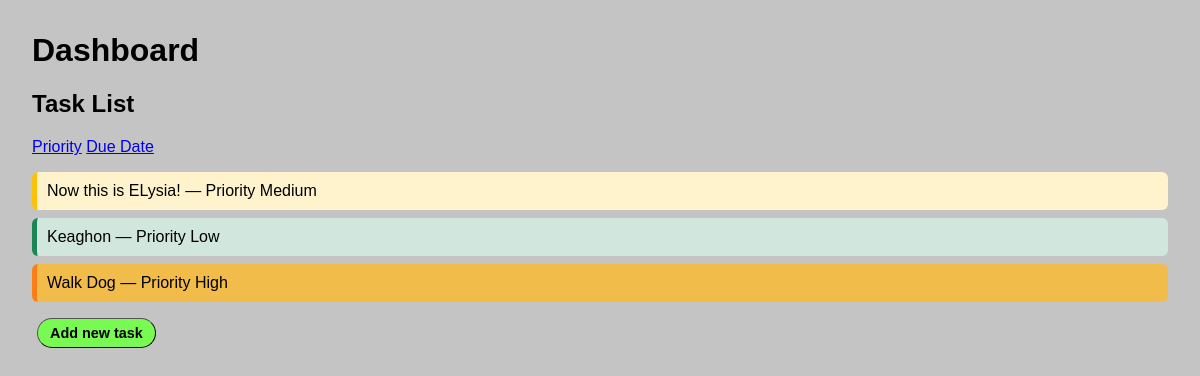
Screenshot of /?sort=due_date with the database file from the repository.
### entities/models.py (models this page shows, shortened)
class Task(models.Model):
    PRIORITY_LOW = 1
    PRIORITY_MEDIUM = 2
    PRIORITY_HIGH = 3
    PRIORITY_CRITICAL = 4
    PRIORITY_CHOICES = [
    (PRIORITY_LOW, 'Low'),
    (PRIORITY_MEDIUM, 'Medium'),
    (PRIORITY_HIGH, 'High'),
    (PRIORITY_CRITICAL, 'Critical'),
]
    title = models.CharField(max_length=200)
    description = models.TextField(blank=True)
    priority = models.PositiveSmallIntegerField(choices=PRIORITY_CHOICES, default=PRIORITY_MEDIUM, )
    due_date = models.DateTimeField(default=None)
    completed = models.BooleanField(default=False)
    class Meta:
        ordering = ['due_date', '-priority']  # default ordering; you can override in views
        indexes = [
            models.Index(fields=['due_date']),
        ]

### todoApp/views.py (the view)
# urls.py: path('', showDashboard, name='showDashboard'),
def showDashboard(request):
    if 'sort' in request.GET:
        sort = request.GET.get('sort')
    else:
        sort = '-priority'
    task_list = Task.objects.all().order_by(sort)
    context = {'task_list': task_list}
    return render(request, 'dashboard.html', context)

### todoApp/templates/dashboard.html (shortened to what this page needs)
{% load static %}
<!doctype html>
<html lang="en">
<head>
    <link rel="stylesheet" href="{% static 'tasks/styles.css' %}" />
</head>
<body>
    <h1>Dashboard</h1>
    <h2>Task List</h2>
    <div>
        <a href="{% url 'showDashboard' %}?sort=-priority" class="sort-btn">Priority</a>
        <a href="{% url 'showDashboard' %}?sort=due_date" class="sort-btn">Due Date</a>
    </div>
    <ul>
        {% for task in task_list %}
        <li class="
            {% if task.priority == task.PRIORITY_LOW %}priority-low
            {% elif task.priority == task.PRIORITY_MEDIUM %}priority-medium
            {% elif task.priority == task.PRIORITY_HIGH %}priority-high
            {% elif task.priority == task.PRIORITY_CRITICAL %}priority-critical
            {% endif %}"
            data-title="{{ task.title }}" data-description="{{ task.description|default:'(No description provided)' }}"
            data-due="{{ task.due_date|date:'M d, Y H:i'|default:'No due date' }}"
            data-edit_url="{% url 'task_edit' task.pk %}" data-delete_url="{% url 'task_delete' task.pk %}"
            data-complete_url="{% url 'task_complete' task.pk %}"
            onclick="openModal(this)">
            {{ task.title }} — Priority {{ task.get_priority_display }}
        </li>
        {% empty %}
        <li>No tasks available.</li>
        {% endfor %}
    </ul>
    <p><a href="{% url 'task_create' %}" id="new_task_button">Add new task</a></p>
</body>
</html>

### todoApp/static/tasks/styles.css (style rules this page uses)
body { font-family: Arial, sans-serif; margin: 2rem; background-color: #c4c4c4; }
ul { list-style-type: none; padding: 0; }
li { padding: 10px; margin-bottom: 8px; background-color: #f9f9f9; border-radius: 6px; cursor: pointer; transition: background-color 0.2s; background-color: #c4a5a5; }
.priority-low { background-color: #d1e7dd; border-left: 5px solid #198754; }
.priority-medium { background-color: #fff3cd; border-left: 5px solid #ffc107; }
.priority-high { background-color: #f1bc49; border-left: 5px solid #fd7e14; }
#new_task_button { display: inline-block; padding: 6px 12px; margin-left: 5px; font-size: 0.9em; font-weight: 600; color: #000000; background-color: #79fa52; text-decoration: none; border: 1px outset buttonborder; border-radius: 100px; transition: background-color 0.2s, transform 0.1s; }

### rows the page displays
Task: title "Now this is ELysia!", priority "Medium"
Task: title "Keaghon", priority "Low"
Task: title "Walk Dog", priority "High"
